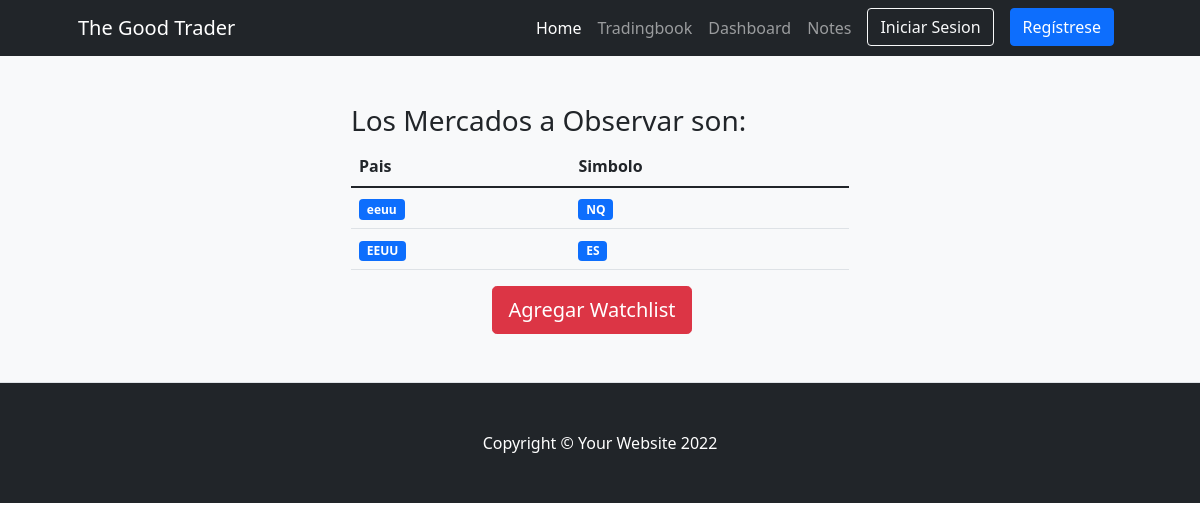
Screenshot of /tradingbook/markets/ with the database file from the repository.
### tradingbookapp/models.py (models this page shows)
class  Market(models.Model):
    pais = models.CharField("pais a donde pertenece",max_length=30)
    simbolo = models.CharField("Simbolo a observar",max_length=30)

### tradingbookapp/views.py (the view)
# urls.py: path('markets/',views.Markets,name="Markets"),
def Markets(request):
    markets = Market.objects.all()
    ctx = {'markets':markets}
    return render(request,'tradingbookapp/markets.html',ctx)

### tradingbookapp/templates/tradingbookapp/markets.html (shortened to what this page needs)
{% extends "tradingbookapp/base.html" %}
{%block contenidopagina%}
<section class="bg-light py-5 border-bottom">
    <div class="container px-5">
        <div class="row gx-5 justify-content-center">
            <div class="col-lg-6">
                <h3>Los Mercados a Observar son:</h3>
                <table class="table">
                    <thead>
                        <th scope="col">Pais</th>
                        <th scope="col">Simbolo</th>
                    </thead>
                    <ul class= "list-group list-group-numbered">
                        {% for market in markets  %}
                        <tr>
                            <td><span class= "badge bg-primary rounded-pill>">{{market.pais}}</td></span>
                            <td><span class= "badge bg-primary rounded-pill>">{{market.simbolo}}</td></span>
                        </tr>
                        {% endfor %}
                    </ul>
                </table>
                <div class="d-grid gap-3 d-sm-flex justify-content-sm-center">
                    <a class="btn btn-danger btn-lg px-3 me-sm-3" href="{%url 'crear_mercados' %}">Agregar Watchlist</a>
                </div>
            </div>
        </div>
    </div>
</section>
{%endblock%}

### rows the page displays
Market: pais "eeuu", simbolo "NQ"
Market: pais "EEUU", simbolo "ES"
